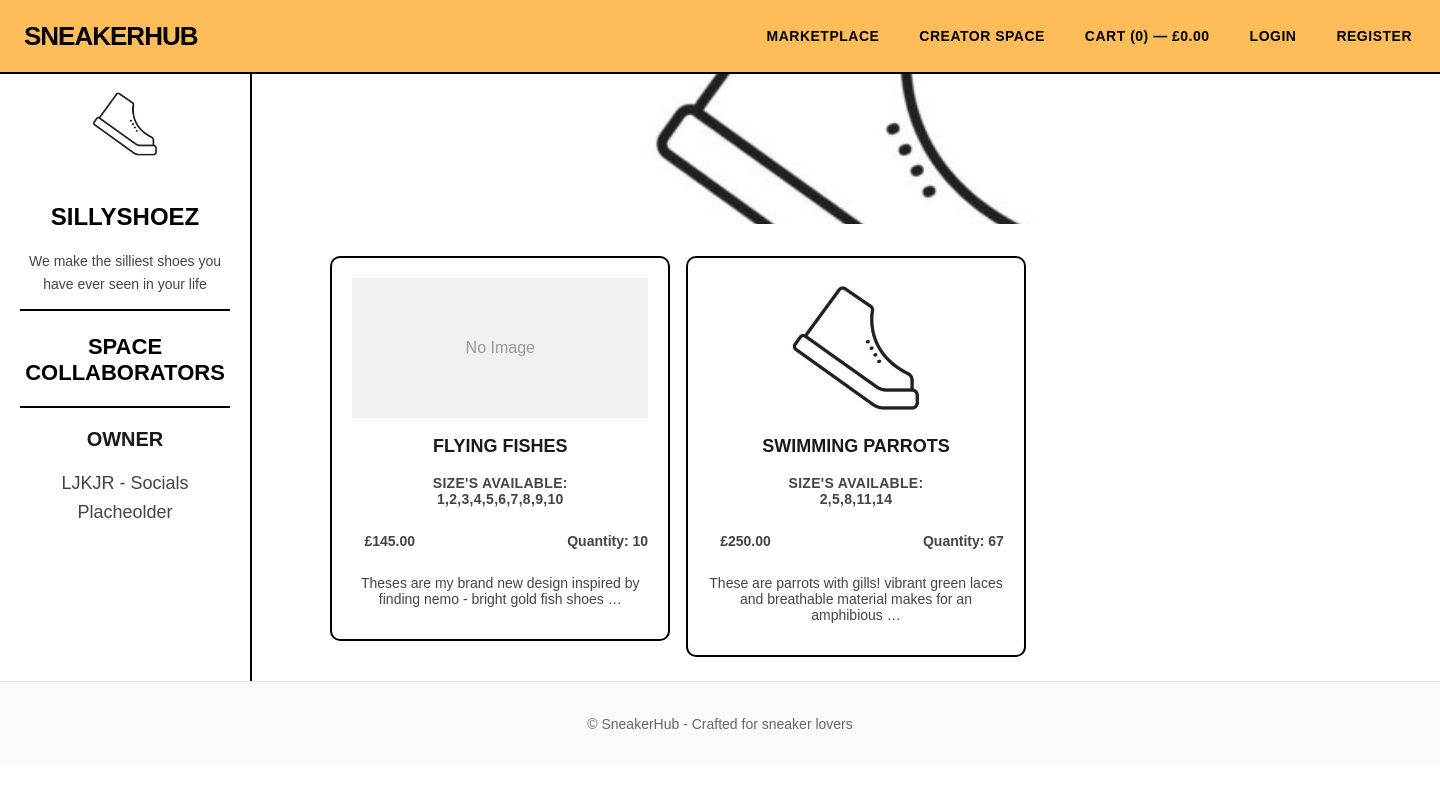
The page /creatorspace/brand/1/ on the database its author committed.
### creatorspace/models.py (models this page shows, shortened)
class Brand(models.Model):
    owner = models.ForeignKey('auth.User', on_delete=models.CASCADE)
    brand_name = models.CharField(max_length=100)
    brand_bio = models.TextField()
    brand_banner = models.ImageField(upload_to='brand_banners/', null=True, blank=True)
    brand_logo = models.ImageField(upload_to='brand_logos/', null=True, blank=True)

class BrandProducts(models.Model):
    brand = models.ForeignKey(Brand, on_delete=models.CASCADE, related_name='products')
    product_name = models.CharField(max_length=200)
    product_description = models.TextField()
    product_image = models.ImageField(upload_to='brand_products/', null=True, blank=True)
    product_sizes = models.TextField()
    product_price = models.DecimalField(max_digits=10, decimal_places=2)
    quantity = models.PositiveIntegerField(default=0)
    created_at = models.DateTimeField(auto_now_add=True)
    updated_at = models.DateTimeField(auto_now=True)
    release_date = models.DateField(null=True, blank=True)
    is_active = models.BooleanField(default=True)

### creatorspace/views.py (the view)
# urls.py: path('brand/<int:brand_id>/', views.brandDetailView, name='brand_detail'),
def brandDetailView(request, brand_id):
    brand = Brand.objects.get(id=brand_id)
    brand_products = BrandProducts.objects.filter(brand_id=brand_id)
    brand_owner = User.objects.get(id=brand.owner_id)
    context = {
        'brand': brand,
        'brand_products': brand_products,
        'brand_owner': brand_owner,
    }
    return render(request, 'creatorspace/branddetail.html', context)

### cart/context_processors.py (called while the page is built, shortened)
def cart_totals(request):
    cart = request.session.get('cart', {})
    count = 0
    total = 0.0
    return {'cart': {'count': count, 'total': total}}

### creatorspace/context_processors.py (called while the page is built)
def isBrandOwner(request):
    user = request.user
    isBrand = False
    if user.is_authenticated:
        brandCheck = Brand.objects.filter(owner=user).exists()
        if brandCheck:
            isBrand = True
    return {
        'isBrand': isBrand
    }

### creatorspace/templates/creatorspace/branddetail.html (shortened to what this page needs)
{% extends "base.html" %}
{% load static %}
{% block content %}
<section class="brand-detail-section">
    <section class="brand-detail-column-left">
        <div class="container">
            <div class="brand-detail-logo">
                {% if brand.brand_logo %}
                <img src="{{ brand.brand_logo.url }}" alt="{{ brand.brand_name }} Logo" class="brand-logo">
                {% else %}
                <div class="brand-logo-placeholder">No Logo</div>
                {% endif %}
            </div>
            <div class="brand-detail-bio">
                <h1>{{ brand.brand_name }}</h1>
                <p>{{ brand.brand_bio }}</p>
            </div>
        </div>
        <div class="container">
            <div class="brand-users-description">
                <h2>Space Collaborators</h2>
                <h3>Owner</h3>
                <p>{{ brand_owner.username }} <span>- Socials Placheolder</span></p>
            </div>
        </div>
    </section>
    <section class="brand-detail-column-right">
        <div class="brand-detail-banner">
            {% if brand.brand_banner %}
            <img src="{{ brand.brand_banner.url }}" alt="{{ brand.brand_name }} Banner" class="brand-banner">
            {% else %}
            <div class="brand-banner-placeholder">No Banner</div>
            {% endif %}
        </div>
        <div class="brand-detail-product-grid">
            {% if brand_products %}
                {% for sneaker in brand_products %}
                    <a href="" class="brand-product-link">
                        <div class="brand-product-item">
                            {% if sneaker.product_image %}
                                <img src="{{ sneaker.product_image.url }}" alt="{{ sneaker.product_name }}" class="listing-thumb">
                            {% else %}
                                <div class="listing-thumb-placeholder">No Image</div>
                            {% endif %}
                            <div class="listing-info">
                                <h3>{{ sneaker.product_name }}</h3>
                                <p class="listing-size">Size's available: <br>{{ sneaker.product_sizes }}</p>
                                <div class="brand-listing-row">
                                    <p class="listing-price">£{{ sneaker.product_price }}</p>
                                    <p class="listing-quantity">Quantity: {{ sneaker.quantity }}</p>
                                </div>
                                <p class="listing-description">{{ sneaker.product_description|truncatewords:15 }}</p>
                            </div>
                        </div>
                    </a>
                {% endfor %}
            {% else %}
                <p class="no-data">No products available for this brand yet.</p>
            {% endif %}
        </div>
    </section>
</section>
<footer class="site-footer" style="margin-top: 0px;">
    <div class="footer-inner">
        <p>&copy; {{ now.year }} SneakerHub - Crafted for sneaker lovers</p>
    </div>
</footer>
{% endblock %}

### templates/base.html (shortened to what this page needs)
{% load static %}
<!doctype html>
<html lang="en">
<head>
    <link href="{% static 'css/styles.css' %}" rel="stylesheet">
</head>
<body class="bg-white text-gray-900">
<header class="site-header background-white" id="id-site-header">
    <div class="container header-inner">
        <a href="{% if user.is_authenticated %}{% url 'marketplace' %}{% else %}{% url 'home' %}{% endif %}" class="logo">SneakerHub</a>
        <nav class="nav">
            <a href="{% url 'marketplace' %}">Marketplace</a>
            <a href="{% url 'creatorspace:creatorspace' %}">Creator Space</a>
            <a href="{% url 'cart:detail' %}">Cart (<span id="cart-count">{{ cart.count|default:0 }}</span>) — £<span id="cart-total">{{ cart.total|default:0|floatformat:2 }}</span></a>
            {% if user.is_authenticated %}
                <a href="{% url 'account' user.id %}">Account</a>
                <a href="{% url 'logout' %}">Logout</a>
            {% else %}
                <a href="{% url 'login' %}">Login</a>
                <a href="{% url 'signup' %}">Register</a>
            {% endif %}
        </nav>
    </div>
</header>
<main class="container main-content">
    {% block content %}{% endblock %}
</main>
</body>
</html>

### static/css/styles.css (style rules this page uses)
body { margin: 0; font-family: Arial, sans-serif; background: white; color: #1a1a1a; }
.container { width: 100%; max-width: 1900px; margin: 0 auto; }
.site-header { border-bottom: 2px solid #000; background: #fff; position: sticky; top: 0; z-index: 1000; }
.header-inner { display: flex; justify-content: space-between; align-items: center; padding: 20px 0; }
.logo { font-size: 26px; font-weight: 900; text-decoration: none; color: #000; letter-spacing: -1px; text-transform: uppercase; transition: all 0.2s ease; margin: 0 24px; }
.nav { display: flex; gap: 32px; align-items: center; margin: 0 24px; }
.nav a { text-decoration: none; color: #000; font-weight: 600; font-size: 14px; text-transform: uppercase; letter-spacing: 0.5px; position: relative; transition: all 0.3s ease; padding: 8px 0 ; margin: 0 4px; }
.nav a::after { content: ''; position: absolute; bottom: 0; left: 0; width: 0; height: 2px; background: #000; transition: width 0.3s ease; }
.site-footer { border-top: 1px solid #e5e5e5; background: #fafafa; margin-top: 48px; }
.footer-inner { padding: 20px 0; font-size: 14px; color: #666; text-align: center; }
.listing-thumb, .listing-thumb-placeholder { width: 100%; height: 140px; object-fit: cover; border-radius: 0; margin-bottom: 0; background: #f0f0f0; display: flex; align-items: center; justify-content: center; color: #999; }
.listing-size { font-size: 11px; color: #888; text-transform: uppercase; letter-spacing: 0.3px; margin: 4px 12px; }
.listing-price { font-weight: 900; margin: 12px 12px; font-size: 14px; }
.background-peach { background-color: #ffbd59 !important; }
.brand-logo { width: 100%; height: 100px; object-fit: contain; background: transparent; display: flex; align-items: center; justify-content: center; border-radius: 0; }
.brand-detail-section { display: flex; }
.brand-detail-column-left { flex: 1; padding-right: 20px; border-right: 2px solid #000; width: 40%; max-width: 300px; margin-left: 20px; }
.brand-detail-banner { width: 80%; height: 150px; object-fit: cover; border-radius: 0; margin: 0 auto 20px auto; }
.brand-detail-banner img { width: 100%; height: 150px; object-fit: cover; border-radius: 0; }
.brand-detail-logo { width: 150px; height: auto; object-fit: contain; border-radius: 0; background: transparent; margin: 0 auto 20px auto; }
.brand-detail-bio { font-size: 14px; color: #444; line-height: 1.6; text-align: center; }
.brand-detail-bio h1 { font-size: 24px; font-weight: 900; text-transform: uppercase; margin-bottom: 12px; color: #000; }
.brand-detail-column-right { flex: 2; padding-left: 20px; }
.container .brand-users-description { border-top: 2px solid #000; padding-top: 5px; }
.brand-users-description { margin-bottom: 20px; }
.brand-users-description h2 { font-size: 22px; font-weight: 900; text-transform: uppercase; margin-bottom: 12px; padding-bottom: 20px; color: #000; text-align: center; border-bottom: 2px solid #000; }
.brand-users-description h3 { font-size: 20px; font-weight: 700; margin-bottom: 8px; text-align: center; text-transform: uppercase; }
.brand-users-description span { text-transform: none; }
.brand-users-description p { font-size: 18px; color: #444; line-height: 1.6; text-align: center; text-transform: uppercase; }
.listing-info h3 { font-size: 18px; font-weight: 900; text-transform: uppercase; margin-bottom: 4px; text-align: center; }
.listing-size, .listing-price, .listing-quantity { font-size: 14px; color: #444; font-weight: 600; }
.listing-size { text-align: center; margin-top: 18px; }
.brand-listing-row { display: flex; justify-content: space-between; align-items: center; margin-top: 12px; }
.brand-detail-product-grid { display: grid; grid-template-columns: repeat(auto-fill, minmax(280px, 1fr)); gap: 16px; margin-bottom: 32px; width: 90%; max-width: 1200px; margin: 0 auto; }
.brand-product-link { text-decoration: none; color: inherit; }
.brand-product-item { border: 2px solid #000; border-radius: 10px; padding: 20px; background: #fff; text-align: center; transition: all 0.3s ease; max-height: 400px; margin: 12px auto 24px auto; }
.brand-product-item .listing-description { display: flex; flex-direction: column; gap: 6px; margin: 12px 0; font-size: 14px; color: #444; }

### rows shown on the page
Brand: brand_logo (picture), brand_name "SILLYSHOEZ", brand_bio "We make the silliest shoes you have ever seen in your life", brand_banner (picture)
BrandProducts: product_image "No Image", product_name "FLYING FISHES", product_sizes "1,2,3,4,5,6,7,8,9,10", product_price "145.00", quantity "10", product_description "Theses are my brand new design inspired by finding nemo - bright gold fish shoes …"
BrandProducts: product_image (picture), product_name "SWIMMING PARROTS", product_sizes "2,5,8,11,14", product_price "250.00", quantity "67", product_description "These are parrots with gills! vibrant green laces and breathable material makes for an amphibious …"

### other values the page prints
{{ cart.count|default:0 }} "0"
{{ cart.total|default:0|floatformat:2 }} "0.00"
{{ brand_owner.username }} "LJKJR"
